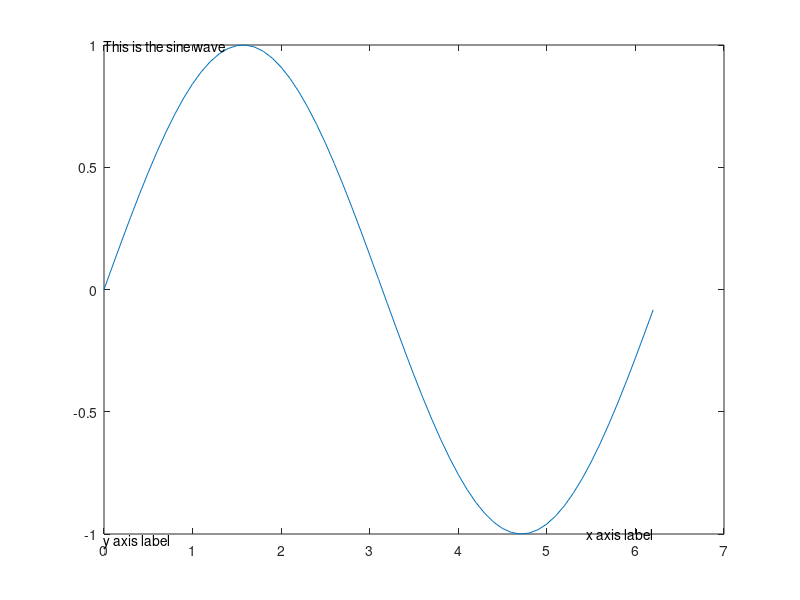

This chart was generated by the following MATLAB code:
x = 0:0.1:2*pi;
y = sin(x);

plot(x, y)

text(x(1), max(y), 'This is the sine wave', 'HorizontalAlignment', 'left')
text(x(end), min(y), 'x axis label', 'HorizontalAlignment', 'right')
text(x(1), min(y), 'y axis label', 'HorizontalAlignment', 'left', 'VerticalAlignment', 'top')